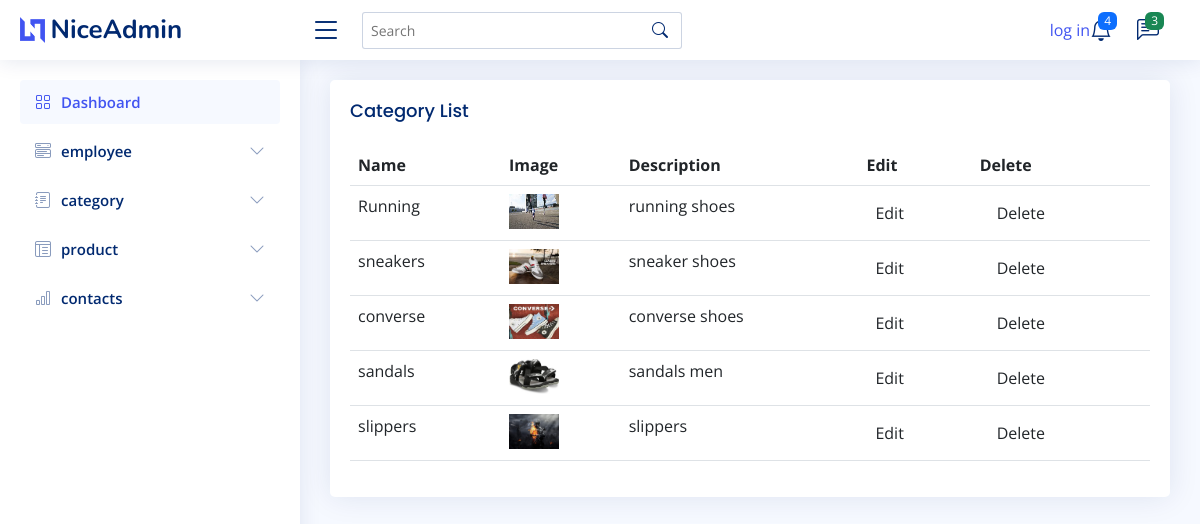
Screenshot of /backend/display_categ/ with the database file from the repository.
### backend/models.py (models this page shows)
class Category(models.Model):
    Name = models.CharField(max_length=25, null=True, blank=True)
    Description = models.TextField(null=True, blank=True)
    Image = models.ImageField(upload_to="profile", null=True, blank=True)

### backend/views.py (the view)
# urls.py: path('display_categ/', views.display_categ, name="display_categ"),
def display_categ(req):
    data = Category.objects.all()
    return render(req, "view_category.html", {'data': data})

### backend/templates/view_category.html (shortened to what this page needs)
{% extends 'index.html' %}
{% block content %}
<!DOCTYPE html>
<html lang="en">
<head>
</head>
<body>
    <div class="card">
            <div class="card-body">
              <h5 class="card-title">Category List</h5>
              <div class="table-responsive">
                <table class="table">
                  <thead>
                    <tr>
                      <th>Name</th>
                      <th>Image</th>
                      <th>Description</th>
                       <th>Edit</th>
                        <th>Delete</th>
                    </tr>
                  </thead>
                     {% for i in data %}
                        <tr>
                            <td>{{ i.Name }}</td>
                            <td>
                                <img src="{{ i.Image.url }}" width="50" height="35">
                            </td>
                            <td>{{ i.Description }}</td>
                            <td>
                                <form method="post" action="{% url 'edit_categ' dataid=i.id %}">
                                  <button type="submit" class="btn btn-gradient-primary mr-2 px-2"> Edit</button>
                                </form>
                            </td>
                             <td>
                                <form method="post" action="{% url 'delete_categ' dataid=i.id %}">
                                  <button type="submit" class="btn btn-gradient-primary mr-2 px-3">Delete</button>
                                </form>
                            </td>
                        </tr>
                    {% endfor %}
                </table>
              </div>
            </div>
          </div>
</body>
</html>
{% endblock %}

### backend/static/assets/css/style.css (style rules this page uses)
:root { scroll-behavior: smooth; }
body { font-family: "Open Sans", sans-serif; background: #f6f9ff; color: #444444; }
h1, h2, h3, h4, h5, h6 { font-family: "Nunito", sans-serif; }
.card { margin-bottom: 30px; border: none; border-radius: 5px; box-shadow: 0px 0 30px rgba(1, 41, 112, 0.1); }
.card-title { padding: 20px 0 15px 0; font-size: 18px; font-weight: 500; color: #012970; font-family: "Poppins", sans-serif; }
.card-body { padding: 0 20px 20px 20px; }

### rows the page displays
Category: Name "Running", Image (picture), Description "running shoes"
Category: Name "sneakers", Image (picture), Description "sneaker shoes"
Category: Name "converse", Image (picture), Description "converse shoes"
Category: Name "sandals", Image (picture), Description "sandals men"
Category: Name "slippers", Image (picture), Description "slippers"
